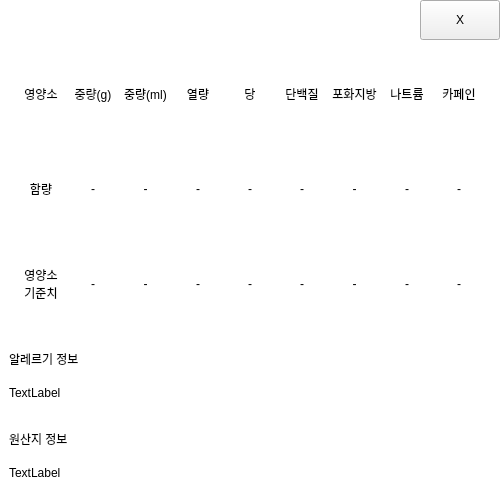
<?xml version="1.0" encoding="UTF-8"?>
<ui version="4.0">
 <class>NutritionForm</class>
 <widget class="QWidget" name="NutritionForm">
  <property name="geometry">
   <rect>
    <x>0</x>
    <y>0</y>
    <width>500</width>
    <height>497</height>
   </rect>
  </property>
  <property name="windowTitle">
   <string>Form</string>
  </property>
  <property name="styleSheet">
   <string notr="true">#widget{
	background-color:white;
}</string>
  </property>
  <layout class="QVBoxLayout" name="verticalLayout">
   <property name="spacing">
    <number>0</number>
   </property>
   <property name="leftMargin">
    <number>0</number>
   </property>
   <property name="topMargin">
    <number>0</number>
   </property>
   <property name="rightMargin">
    <number>0</number>
   </property>
   <property name="bottomMargin">
    <number>0</number>
   </property>
   <item>
    <widget class="QWidget" name="widget" native="true">
     <layout class="QVBoxLayout" name="verticalLayout_2">
      <property name="spacing">
       <number>0</number>
      </property>
      <property name="leftMargin">
       <number>0</number>
      </property>
      <property name="topMargin">
       <number>0</number>
      </property>
      <property name="rightMargin">
       <number>0</number>
      </property>
      <property name="bottomMargin">
       <number>0</number>
      </property>
      <item>
       <widget class="QWidget" name="widget_2" native="true">
        <property name="minimumSize">
         <size>
          <width>0</width>
          <height>40</height>
         </size>
        </property>
        <property name="maximumSize">
         <size>
          <width>16777215</width>
          <height>40</height>
         </size>
        </property>
        <layout class="QHBoxLayout" name="horizontalLayout">
         <property name="spacing">
          <number>0</number>
         </property>
         <property name="leftMargin">
          <number>0</number>
         </property>
         <property name="topMargin">
          <number>0</number>
         </property>
         <property name="rightMargin">
          <number>0</number>
         </property>
         <property name="bottomMargin">
          <number>0</number>
         </property>
         <item>
          <spacer name="horizontalSpacer">
           <property name="orientation">
            <enum>Qt::Horizontal</enum>
           </property>
           <property name="sizeHint" stdset="0">
            <size>
             <width>40</width>
             <height>20</height>
            </size>
           </property>
          </spacer>
         </item>
         <item>
          <widget class="QPushButton" name="btn_close">
           <property name="sizePolicy">
            <sizepolicy hsizetype="Minimum" vsizetype="Expanding">
             <horstretch>0</horstretch>
             <verstretch>0</verstretch>
            </sizepolicy>
           </property>
           <property name="minimumSize">
            <size>
             <width>80</width>
             <height>0</height>
            </size>
           </property>
           <property name="maximumSize">
            <size>
             <width>80</width>
             <height>16777215</height>
            </size>
           </property>
           <property name="text">
            <string>X</string>
           </property>
          </widget>
         </item>
        </layout>
       </widget>
      </item>
      <item>
       <widget class="QWidget" name="widget_3" native="true">
        <layout class="QVBoxLayout" name="verticalLayout_3">
         <item>
          <widget class="QWidget" name="widget_6" native="true">
           <layout class="QHBoxLayout" name="horizontalLayout_2">
            <item>
             <widget class="QLabel" name="label_table_header_1">
              <property name="text">
               <string>영양소</string>
              </property>
              <property name="alignment">
               <set>Qt::AlignCenter</set>
              </property>
              <property name="wordWrap">
               <bool>true</bool>
              </property>
             </widget>
            </item>
            <item>
             <widget class="QLabel" name="label_table_header_2">
              <property name="text">
               <string>중량(g)</string>
              </property>
              <property name="alignment">
               <set>Qt::AlignCenter</set>
              </property>
              <property name="wordWrap">
               <bool>true</bool>
              </property>
             </widget>
            </item>
            <item>
             <widget class="QLabel" name="label_table_header_3">
              <property name="text">
               <string>중량(ml)</string>
              </property>
              <property name="alignment">
               <set>Qt::AlignCenter</set>
              </property>
              <property name="wordWrap">
               <bool>true</bool>
              </property>
             </widget>
            </item>
            <item>
             <widget class="QLabel" name="label_table_header_4">
              <property name="text">
               <string>열량</string>
              </property>
              <property name="alignment">
               <set>Qt::AlignCenter</set>
              </property>
              <property name="wordWrap">
               <bool>true</bool>
              </property>
             </widget>
            </item>
            <item>
             <widget class="QLabel" name="label_table_header_5">
              <property name="text">
               <string>당</string>
              </property>
              <property name="alignment">
               <set>Qt::AlignCenter</set>
              </property>
              <property name="wordWrap">
               <bool>true</bool>
              </property>
             </widget>
            </item>
            <item>
             <widget class="QLabel" name="label_table_header_6">
              <property name="text">
               <string>단백질</string>
              </property>
              <property name="alignment">
               <set>Qt::AlignCenter</set>
              </property>
              <property name="wordWrap">
               <bool>true</bool>
              </property>
             </widget>
            </item>
            <item>
             <widget class="QLabel" name="label_table_header_7">
              <property name="text">
               <string>포화지방</string>
              </property>
              <property name="alignment">
               <set>Qt::AlignCenter</set>
              </property>
              <property name="wordWrap">
               <bool>true</bool>
              </property>
             </widget>
            </item>
            <item>
             <widget class="QLabel" name="label_table_header_8">
              <property name="text">
               <string>나트륨</string>
              </property>
              <property name="alignment">
               <set>Qt::AlignCenter</set>
              </property>
              <property name="wordWrap">
               <bool>true</bool>
              </property>
             </widget>
            </item>
            <item>
             <widget class="QLabel" name="label_table_header_9">
              <property name="text">
               <string>카페인</string>
              </property>
              <property name="alignment">
               <set>Qt::AlignCenter</set>
              </property>
              <property name="wordWrap">
               <bool>true</bool>
              </property>
             </widget>
            </item>
           </layout>
          </widget>
         </item>
         <item>
          <widget class="QWidget" name="widget_7" native="true">
           <layout class="QHBoxLayout" name="horizontalLayout_3">
            <item>
             <widget class="QLabel" name="label_table_header_10">
              <property name="text">
               <string>함량</string>
              </property>
              <property name="alignment">
               <set>Qt::AlignCenter</set>
              </property>
              <property name="wordWrap">
               <bool>true</bool>
              </property>
             </widget>
            </item>
            <item>
             <widget class="QLabel" name="label_table_header_11">
              <property name="text">
               <string>-</string>
              </property>
              <property name="alignment">
               <set>Qt::AlignCenter</set>
              </property>
              <property name="wordWrap">
               <bool>true</bool>
              </property>
             </widget>
            </item>
            <item>
             <widget class="QLabel" name="label_table_header_12">
              <property name="text">
               <string>-</string>
              </property>
              <property name="alignment">
               <set>Qt::AlignCenter</set>
              </property>
              <property name="wordWrap">
               <bool>true</bool>
              </property>
             </widget>
            </item>
            <item>
             <widget class="QLabel" name="label_table_header_13">
              <property name="text">
               <string>-</string>
              </property>
              <property name="alignment">
               <set>Qt::AlignCenter</set>
              </property>
              <property name="wordWrap">
               <bool>true</bool>
              </property>
             </widget>
            </item>
            <item>
             <widget class="QLabel" name="label_table_header_14">
              <property name="text">
               <string>-</string>
              </property>
              <property name="alignment">
               <set>Qt::AlignCenter</set>
              </property>
              <property name="wordWrap">
               <bool>true</bool>
              </property>
             </widget>
            </item>
            <item>
             <widget class="QLabel" name="label_table_header_15">
              <property name="text">
               <string>-</string>
              </property>
              <property name="alignment">
               <set>Qt::AlignCenter</set>
              </property>
              <property name="wordWrap">
               <bool>true</bool>
              </property>
             </widget>
            </item>
            <item>
             <widget class="QLabel" name="label_table_header_16">
              <property name="text">
               <string>-</string>
              </property>
              <property name="alignment">
               <set>Qt::AlignCenter</set>
              </property>
              <property name="wordWrap">
               <bool>true</bool>
              </property>
             </widget>
            </item>
            <item>
             <widget class="QLabel" name="label_table_header_17">
              <property name="text">
               <string>-</string>
              </property>
              <property name="alignment">
               <set>Qt::AlignCenter</set>
              </property>
              <property name="wordWrap">
               <bool>true</bool>
              </property>
             </widget>
            </item>
            <item>
             <widget class="QLabel" name="label_table_header_18">
              <property name="text">
               <string>-</string>
              </property>
              <property name="alignment">
               <set>Qt::AlignCenter</set>
              </property>
              <property name="wordWrap">
               <bool>true</bool>
              </property>
             </widget>
            </item>
           </layout>
          </widget>
         </item>
         <item>
          <widget class="QWidget" name="widget_8" native="true">
           <layout class="QHBoxLayout" name="horizontalLayout_4">
            <item>
             <widget class="QLabel" name="label_table_header_19">
              <property name="text">
               <string>영양소
기준치</string>
              </property>
              <property name="alignment">
               <set>Qt::AlignCenter</set>
              </property>
              <property name="wordWrap">
               <bool>true</bool>
              </property>
             </widget>
            </item>
            <item>
             <widget class="QLabel" name="label_table_header_20">
              <property name="text">
               <string>-</string>
              </property>
              <property name="alignment">
               <set>Qt::AlignCenter</set>
              </property>
              <property name="wordWrap">
               <bool>true</bool>
              </property>
             </widget>
            </item>
            <item>
             <widget class="QLabel" name="label_table_header_21">
              <property name="text">
               <string>-</string>
              </property>
              <property name="alignment">
               <set>Qt::AlignCenter</set>
              </property>
              <property name="wordWrap">
               <bool>true</bool>
              </property>
             </widget>
            </item>
            <item>
             <widget class="QLabel" name="label_table_header_22">
              <property name="text">
               <string>-</string>
              </property>
              <property name="alignment">
               <set>Qt::AlignCenter</set>
              </property>
              <property name="wordWrap">
               <bool>true</bool>
              </property>
             </widget>
            </item>
            <item>
             <widget class="QLabel" name="label_table_header_23">
              <property name="text">
               <string>-</string>
              </property>
              <property name="alignment">
               <set>Qt::AlignCenter</set>
              </property>
              <property name="wordWrap">
               <bool>true</bool>
              </property>
             </widget>
            </item>
            <item>
             <widget class="QLabel" name="label_table_header_24">
              <property name="text">
               <string>-</string>
              </property>
              <property name="alignment">
               <set>Qt::AlignCenter</set>
              </property>
              <property name="wordWrap">
               <bool>true</bool>
              </property>
             </widget>
            </item>
            <item>
             <widget class="QLabel" name="label_table_header_25">
              <property name="text">
               <string>-</string>
              </property>
              <property name="alignment">
               <set>Qt::AlignCenter</set>
              </property>
              <property name="wordWrap">
               <bool>true</bool>
              </property>
             </widget>
            </item>
            <item>
             <widget class="QLabel" name="label_table_header_26">
              <property name="text">
               <string>-</string>
              </property>
              <property name="alignment">
               <set>Qt::AlignCenter</set>
              </property>
              <property name="wordWrap">
               <bool>true</bool>
              </property>
             </widget>
            </item>
            <item>
             <widget class="QLabel" name="label_table_header_27">
              <property name="text">
               <string>-</string>
              </property>
              <property name="alignment">
               <set>Qt::AlignCenter</set>
              </property>
              <property name="wordWrap">
               <bool>true</bool>
              </property>
             </widget>
            </item>
           </layout>
          </widget>
         </item>
        </layout>
       </widget>
      </item>
      <item>
       <widget class="QWidget" name="widget_4" native="true">
        <property name="minimumSize">
         <size>
          <width>0</width>
          <height>80</height>
         </size>
        </property>
        <property name="maximumSize">
         <size>
          <width>16777215</width>
          <height>80</height>
         </size>
        </property>
        <layout class="QVBoxLayout" name="verticalLayout_4">
         <item>
          <widget class="QLabel" name="label">
           <property name="minimumSize">
            <size>
             <width>0</width>
             <height>25</height>
            </size>
           </property>
           <property name="maximumSize">
            <size>
             <width>16777215</width>
             <height>25</height>
            </size>
           </property>
           <property name="text">
            <string>알레르기 정보</string>
           </property>
           <property name="wordWrap">
            <bool>true</bool>
           </property>
          </widget>
         </item>
         <item>
          <widget class="QLabel" name="label_allergy_info">
           <property name="text">
            <string>TextLabel</string>
           </property>
           <property name="wordWrap">
            <bool>true</bool>
           </property>
          </widget>
         </item>
        </layout>
       </widget>
      </item>
      <item>
       <widget class="QWidget" name="widget_5" native="true">
        <property name="minimumSize">
         <size>
          <width>0</width>
          <height>80</height>
         </size>
        </property>
        <property name="maximumSize">
         <size>
          <width>16777215</width>
          <height>80</height>
         </size>
        </property>
        <layout class="QVBoxLayout" name="verticalLayout_5">
         <item>
          <widget class="QLabel" name="label_3">
           <property name="minimumSize">
            <size>
             <width>0</width>
             <height>25</height>
            </size>
           </property>
           <property name="maximumSize">
            <size>
             <width>16777215</width>
             <height>25</height>
            </size>
           </property>
           <property name="text">
            <string>원산지 정보</string>
           </property>
           <property name="wordWrap">
            <bool>true</bool>
           </property>
          </widget>
         </item>
         <item>
          <widget class="QLabel" name="label_food_origin_info">
           <property name="text">
            <string>TextLabel</string>
           </property>
           <property name="wordWrap">
            <bool>true</bool>
           </property>
          </widget>
         </item>
        </layout>
       </widget>
      </item>
     </layout>
    </widget>
   </item>
  </layout>
 </widget>
 <resources/>
 <connections/>
</ui>
